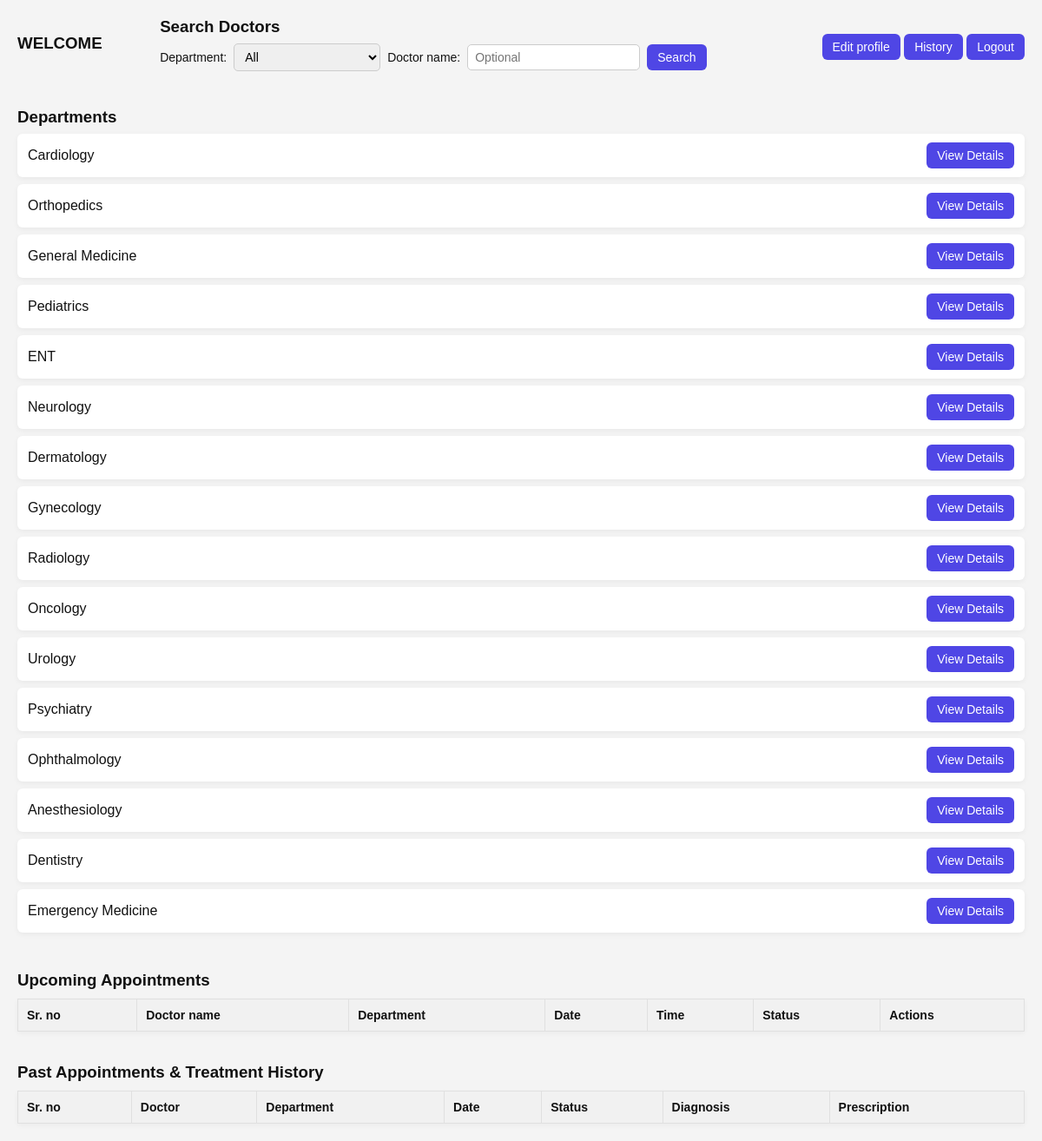
/patient_dashboard (signed in), run on the app's committed database.
### models.py (models this page shows)
class Department(db.Model):
    id = db.Column(db.Integer, primary_key=True)
    name = db.Column(db.String(100), unique=True, nullable=False)
    description = db.Column(db.String(200))
    doctors = db.relationship('User', backref='department', lazy=True)

### app.py (the view)
@app.route("/patient_dashboard")
def patient_dashboard():
    user_id = session.get('user_id')
    if not user_id:
        return redirect('/login')
    departments = Department.query.all()
    upcoming = Appointment.query.filter(
        Appointment.patient_id == user_id,
        Appointment.date >= date.today()
    ).all()
    past = Appointment.query.filter(
        Appointment.patient_id == user_id,
        Appointment.date < date.today()
    ).all()
    return render_template(
        'patient_dashboard.html',
        departments=departments,
        upcoming_appointments=upcoming,
        past_appointments=past
    )

### templates/patient_dashboard.html (shortened to what this page needs)
<!DOCTYPE html>
<html lang="en">
<head>
    <link rel="stylesheet" href="{{ url_for('static', filename='patient_dashboard.css') }}">
</head>
<body>
    <div style="display: flex; align-items: center; justify-content: space-between;">
        <h3>WELCOME</h3>
        <div>
        <h3>Search Doctors</h3>
        <form method="post" action="/search_doctors_patient">
            <label>Department:</label>
            <select name="department_id">
                <option value="all">All</option>
            </select>
            <label>Doctor name:</label>
            <input type="text" name="name" placeholder="Optional">
            <button type="submit">Search</button>
        </form>
    </div>
    <br><br>
        <div>
            <a href="/edit_profile">
                <button type="button">Edit profile</button>
            </a>
            <a href="/my_history">
                <button type="button">History</button>
            </a>
            <a href="/logout">
                <button type="button">Logout</button>
            </a>
        </div>
    </div>
    <br><br>
    <div>
        <h3>Departments</h3>
        <ul>
            {% for dept in departments %}
            <li>{{ dept.name }} <a href="/department/{{ dept.id }}"><button type="button">View Details</button></a></li>
            {% endfor %}
        </ul>
    </div>
    <br><br>
    <div>
        <h3>Upcoming Appointments</h3>
        <table border="1">
            <tr>
                <th>Sr. no</th>
                <th>Doctor name</th>
                <th>Department</th>
                <th>Date</th>
                <th>Time</th>
                <th>Status</th>
                <th>Actions</th>
            </tr>
        </table>
    </div>
    <br><br>
    <div>
        <h3>Past Appointments & Treatment History</h3>
        <table border="1">
            <tr>
                <th>Sr. no</th>
                <th>Doctor</th>
                <th>Department</th>
                <th>Date</th>
                <th>Status</th>
                <th>Diagnosis</th>
                <th>Prescription</th>
            </tr>
        </table>
    </div>
</body>
</html>

### static/patient_dashboard.css (style rules this page uses)
body { margin: 0; padding: 20px; font-family: Arial, sans-serif; background: #f4f4f4; color: #111; }
h3 { margin: 0 0 8px 0; }
form { display: flex; align-items: center; gap: 8px; flex-wrap: wrap; margin: 6px 0; }
label { font-size: 14px; }
select, input[type="text"] { padding: 6px 8px; border: 1px solid #ccc; border-radius: 5px; font-size: 14px; }
button { padding: 7px 12px; background: #4f46e5; border: none; color: #fff; border-radius: 6px; cursor: pointer; font-size: 14px; }
a { text-decoration: none; }
ul { padding-left: 0; list-style: none; margin: 8px 0; }
ul li { background: #fff; padding: 10px 12px; margin-bottom: 8px; border-radius: 6px; display: flex; justify-content: space-between; align-items: center; box-shadow: 0 2px 6px rgba(0,0,0,0.05); }
table { width: 100%; border-collapse: collapse; margin-top: 10px; background: #fff; box-shadow: 0 2px 6px rgba(0,0,0,0.04); }
th, td { border: 1px solid #e0e0e0; padding: 10px; text-align: left; font-size: 14px; }
th { background: #f1f1f1; }

### data on the page
Department: name "Cardiology"
Department: name "Orthopedics"
Department: name "General Medicine"
Department: name "Pediatrics"
Department: name "ENT"
Department: name "Neurology"
Department: name "Dermatology"
Department: name "Gynecology"
Department: name "Radiology"
Department: name "Oncology"
Department: name "Urology"
Department: name "Psychiatry"
Department: name "Ophthalmology"
Department: name "Anesthesiology"
Department: name "Dentistry"
Department: name "Emergency Medicine"
